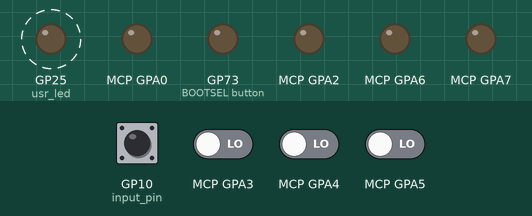
A program run on a simulated Raspberry Pi Pico running MicroPython. Shown: output pins drawn as LEDs (lit = HIGH). Dashed ring = blinking. Inputs (shaded band) come from the test bench; at power-on: GP10 (input_pin) HIGH, MCP GPA3–5 LOW. Library files of the repository ran but are not shown: mcp23017.py; what the program prints to the serial console is not drawn.

Above: at 1.2 s.
1.3 s: GP10 (input_pin) pulled LOW for 0.15 s
At 1.9 s:
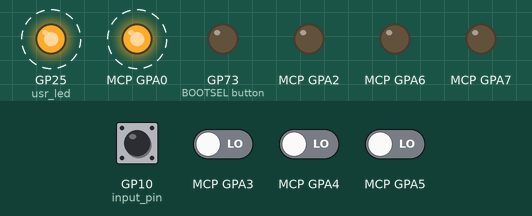
4.4 s: GP10 (input_pin) pulled LOW for 1 s
At 4.76 s:
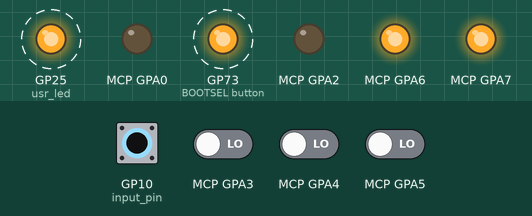
8.4 s: GP10 (input_pin) pulled LOW for 0.15 s
At 8.76 s:
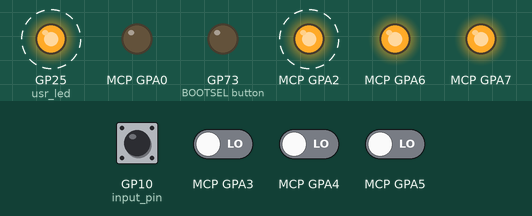
11.5 s: GP10 (input_pin) pulled LOW for 0.15 s
At 11.76 s:
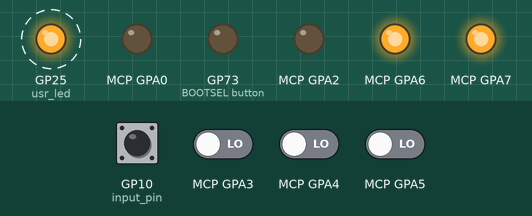
Timing chart, 0 to 15.6 s (numbered marks = the images above; inputs shaded):
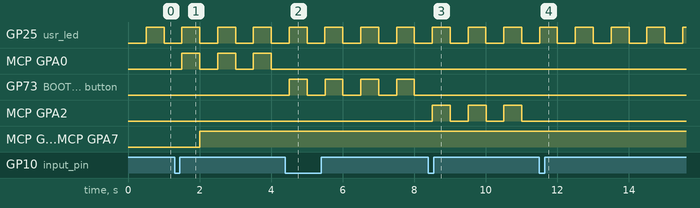

The program:

main.py
```python
######################################################
### Main-Program                                   ###
### Projekt: HAP-Messemodell                       ###
### Version: 1.02                                  ###
### - Fernbedienung hinzu                          ###
######################################################
import time # type: ignore
from machine import Pin, Timer # type: ignore
from libs.module_init import Global_Default as MyDefault
from libs.module_init import Globel_State as MyState
from libs.module_init import Global_Module as MyModule

# Define Pins
usr_led = Pin(25, Pin.OUT)                          # OnBoard LED   -> Output
input_pin = Pin(10, mode=Pin.IN, pull=Pin.PULL_UP)  # RF-Relais     -> Input, aktiv low

Counter_1 = 0

blink_state = False

# ==============================================================================

def led_sequence():
    global Counter_1
    # print("Timer 2 ", Counter_2)
    if Counter_1 == 3:
        Counter_1 = 0
    else:
        Counter_1 = Counter_1 + 1

# ==============================================================================

def timer_motor_call(tim):
    MyI2C.gpio.set_output(6, True)      # Motor 1 an
    MyI2C.gpio.set_output(7, True)      # Motor 2 an

# ==============================================================================

def timer_blink_call(tim):
    global blink_state
    blink_state = not blink_state
    usr_led.value(blink_state)
    led_decode(Counter_1, blink_state)

# ==============================================================================

def led_decode(step, blink):
    # print(value)
    if blink:
        if step == 0:
            MyI2C.gpio.set_output(0, False)
            MyI2C.gpio.set_output(1, False)
            MyI2C.gpio.set_output(2, False)
        if step == 1:
            MyI2C.gpio.set_output(0, True)
            MyI2C.gpio.set_output(1, False)
            MyI2C.gpio.set_output(2, False)
        if step == 2:
            MyI2C.gpio.set_output(0, False)
            MyI2C.gpio.set_output(1, True)
            MyI2C.gpio.set_output(2, False)
        if step == 3:
            MyI2C.gpio.set_output(0, False)
            MyI2C.gpio.set_output(1, False)
            MyI2C.gpio.set_output(2, True)
    else:
        MyI2C.gpio.set_output(0, False)
        MyI2C.gpio.set_output(1, False)
        MyI2C.gpio.set_output(2, False)

# ==============================================================================

class input_state:
    def __init__(self):
        self.state_now  = False
        self.state_last = False

    def read(self, value):
        self.state_now = value
        if self.state_now != self.state_last:
            self.state_last = self.state_now
            if self.state_last:
                #print("On")
                return True
            else:
                #print("Off")
                pass
        else:
            pass
        return False
# ###############################################################################
# ### Main - Function ->                                                      ###
# ###############################################################################

def main():
    global mg_def
    global mg_state

    mg_def = MyDefault
    mg_state = MyState

    button_1 = input_state()

    MyI2C.i2c_setup()

    timer_1 = Timer(-1)         # Blink-Timer
    timer_1.init(period=mg_def.led_blink_period, mode=Timer.PERIODIC, callback=timer_blink_call)

    timer_2 = Timer(-1)         # Motor-Timer
    timer_2.init(period=mg_def.motor_delay_time, mode=Timer.ONE_SHOT, callback=timer_motor_call)

    try:
        print("Start")
        while(True):                # Schleife für die Ewigkeit !!!
            if button_1.read(not input_pin()):
                #print("On")
                led_sequence()
            time.sleep_ms(20)

            #print(input_pin.value())

    except KeyboardInterrupt:
        print("-> Keyboard Interrupt")

    finally:
        print("-> Exiting the program")
        timer_1.deinit()
        timer_2.deinit()
        usr_led.value(0)
        for i in range(0,8):                # Alle Ausgänge aus
            MyI2C.gpio.set_output(i, False)


    print("=== End of Main ===")


# ###############################################################################
# ### Main                                                                    ###
# ###############################################################################

if __name__ == "__main__":

    mg_inc = MyModule

    if mg_inc.inc_i2c == True:
        print("Load Module -> I2C")
        import libs.module_i2c as MyI2C

    main()      # Start Main $$$

# Normal sollte das Programm hier nie ankommen !
print("___ End of Programm ___ !!!")

# ##############################################################################
```

module_init.py
```python
# #############################################################################
# ### MyGlobal
# #############################################################################


class Global_Module:

    inc_ws2812          = False
    inc_decoder         = False
    inc_serial          = False
    inc_i2c             = True


class Global_Default:

    led_blink_period    = 500          # Blink-Periode in (ms)
    led_step_time       = 200          # Animation in (ms)
    motor_delay_time    = 2000         # Motor Anlauf-Verzögerung (ms)


class Globel_State:

    led_state           = False
    anim_state          = 0

# #############################################################################

def main():

    print("Start Global Init")
    mg = Global_Default
    print(mg.led_blink_period)
    print(mg.led_step_time)


#------------------------------------------------------------------------------
#--- Main
#------------------------------------------------------------------------------

if __name__ == "__main__":
    main()
```

module_i2c.py
```python
# #############################################################################
# ### I2C
# ### V 1.00
# #############################################################################
from machine import Pin, I2C
from libs.mcp23017 import MCP23017
import time


class GPIO:

    def __init__(self, blink_time=10, run_time= 1000):
        i2c = I2C(0, scl=Pin(21), sda=Pin(20))
        self.mcp = MCP23017(i2c, 0x20)
        self.input = False
        self.output = False
        self.state = False
        self.run_counter = 0
        self.run_time = run_time
        self.blink_state = False
        self.blink_counter = 0
        self.blink_time = blink_time

    def get_input(self, pin):
        self.input = self.mcp.pin(pin, mode=1, pullup=True)
        return self.input

    def set_output(self, pin, state):
        self.mcp.pin(pin, mode=0, value=state)
        return self.output

    def get_button(self):
        if self.state:
            self.blink_counter += 1
            if self.blink_counter > self.blink_time:
                self.blink_state = not self.blink_state
                self.blink_counter = 0
            self.run_counter += 1
            if self.run_counter > self.run_time:
                self.state = False
                self.blink_state = False
                self.blink_counter = 0
                self.run_counter = 0
        else:
            self.state = self.state or self.get_input(8)
        self.set_output(0, not self.blink_state)
        return self.state

def i2c_setup():

    global gpio
    gpio = GPIO()

def i2c_write(num, value):
    gpio.set_output(num, value)

def i2c_all_off():
    for i in range(0,8):
        gpio.set_output(i, False)
        time.sleep(0.02)

# -----------------------------------------------------------------------------
def main():

    print("=== Start Main ===")
    gpio = GPIO()

    for i in range(0,8):
        gpio.set_output(i, True)
        time.sleep(0.3)

    for i in range(0,8):
        gpio.set_output(i, False)
        time.sleep(0.3)

    print("=== End Main ===")

# ------------------------------------------------------------------------------
# --- Main
# ------------------------------------------------------------------------------

if __name__ == "__main__":
    main()

# =============================================================================
```

Measured:
- after the input at 1.3 s, MCP GPA0: alternates HIGH for 0.50 s and LOW for 0.50 s, starting after 0.21 s
- after the input at 4.4 s, MCP GPA0: stops changing and stays LOW; GP73 (BOOTSEL button): alternates HIGH for 0.50 s and LOW for 0.50 s, starting after 0.11 s
- after the input at 8.4 s, GP73 (BOOTSEL button): stops changing and stays LOW; MCP GPA2: alternates HIGH for 0.50 s and LOW for 0.50 s, starting after 0.11 s
- after the input at 11.5 s, MCP GPA2: stops changing and stays LOW
- by itself, GP25 (usr_led): alternates HIGH for 0.50 s and LOW for 0.50 s
